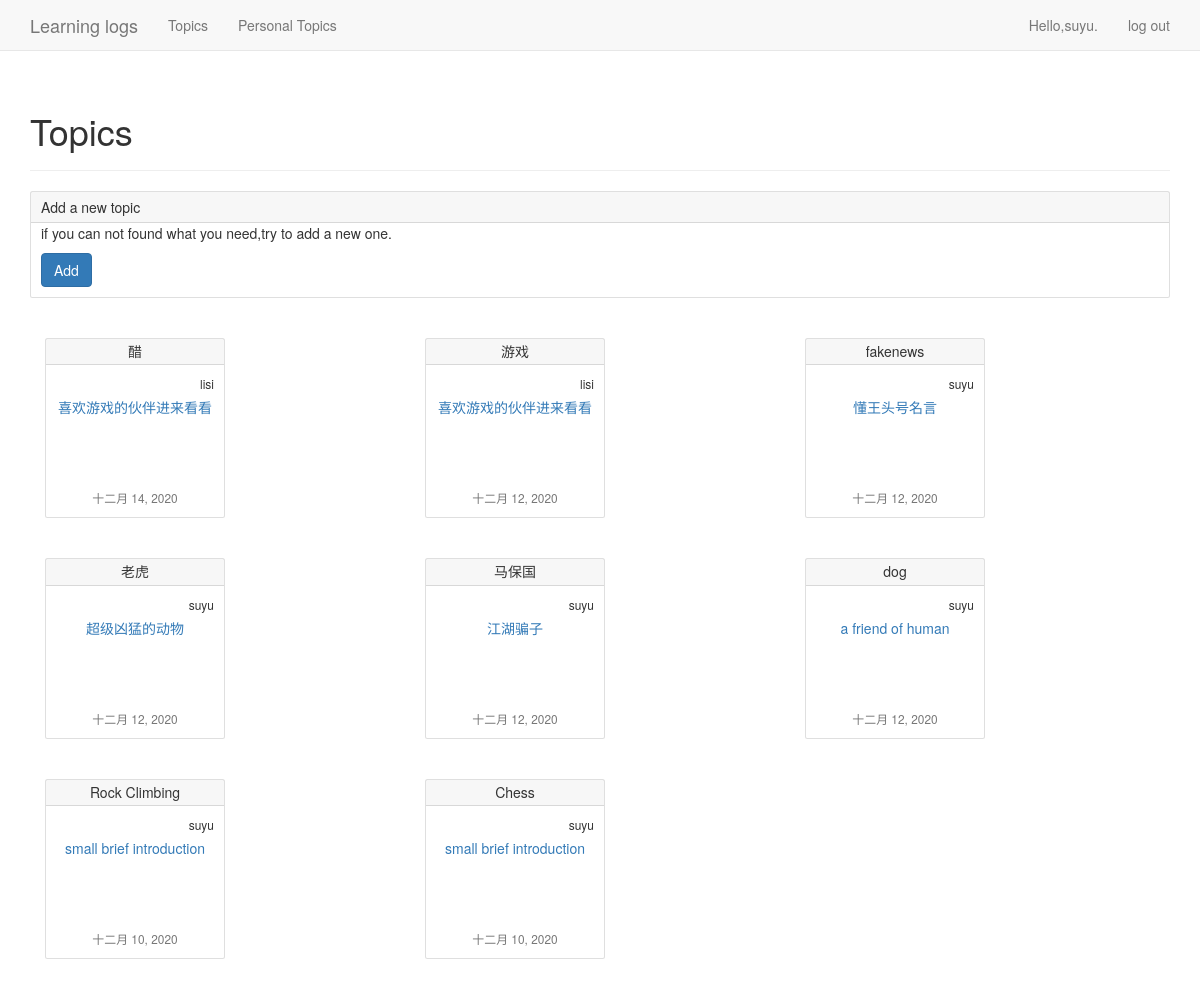
The app's page /topics/ (signed in) with its own data.
### learning_logs/models.py (models this page shows)
class Topic(models.Model):
    text = models.CharField(max_length=200)
    brief = models.CharField(max_length=100)
    date_added = models.DateTimeField(auto_now_add=True)
    owner = models.ForeignKey(User, on_delete=models.CASCADE)
    public = models.BooleanField()
    def __str__(self):
        return self.text

### learning_logs/views.py (the view)
# urls.py: path('topics/', views.topics, name='topics'),
@login_required
def topics(request):
    topics = Topic.objects.filter(public=1).order_by('-date_added')
    context = {'topics': topics}
    return render(request, 'learning_logs/topics.html', context)

### templates/learning_logs/topics.html (shortened to what this page needs)
<!DOCTYPE html>
<html lang="en" xmlns="http://www.w3.org/1999/html">
<head>
</head>
<body>
    {% extends "learning_logs/base.html" %}
    {% block header %}
        <h1>Topics</h1>
    {% endblock header %}
    {% block content %}
        <div class="card">
          <div class="card-header">
            Add a new topic
          </div>
          <div class="card-body">
            <p class="card-text">if you can not found what you need,try to add a new one.</p>
            <a href="{% url 'learning_logs:new_topic' %}" class="btn btn-primary">Add</a>
          </div>
        </div>
        {% for topic in topics %}
             <div class="col-sm-4">
                <div class="card" style="width: 18rem;"  >
                    <h5 class="card-header">{{ topic }}</h5>
                  <div class="card-body">
                      <p class="little-card-title"> {{ topic.owner}}</p>
                    <p class="little-card-text"><a href="{% url 'learning_logs:topic' topic.id %}" >{{ topic.brief }}</a></p>
                     <div class="card-footer">
                      <small class="text-muted">{{ topic.date_added|date:'M d, Y' }}</small>
                    </div>
                  </div>
                </div>
             </div>
        {% empty %}
        No topic have been added yet
        {% endfor %}
     {% endblock content %}

### templates/learning_logs/base.html (shortened to what this page needs)
{% load bootstrap3 %}
<!DOCTYPE html>
<html lang="en">
<head>
    {% bootstrap_css %}
</head>
<body>
    <nav class="navbar navbar-default navbar-static-top">
        <div class="container">
            <div class="navbar-header">
                <a class="navbar-brand" href="{%  url 'learning_logs:index' %}">
                    Learning logs
                </a>
            </div>
            <div id="navbar" class="navbar-collapse collapse">
                <ul class="nav navbar-nav">
                    <li><a href="{% url 'learning_logs:topics' %}">Topics</a> </li>
                    <li><a href="{% url 'learning_logs:personal_topic' %}">Personal Topics</a></li>
                </ul>
                <ul class="nav navbar-nav navbar-right">
                    {% if user.is_authenticated %}
                        <li><a>Hello,{{ user.username }}.</a></li>
                        <li><a href="{% url 'users:logout' %}">log out</a></li>
                    {% else %}
                        <li><a href="{% url 'users:register' %}">register</a></li>
                        <li><a href="{% url 'users:login' %}">log in</a></li>
                    {% endif %}
                </ul>
            </div>
        </div>
    </nav>
    <div class="container">
        <div class="page-header">
            {% block header %}{% endblock header %}
        </div>
        <div>
            {% block content %}{% endblock content %}
        </div>
    </div>
</body>
</html>

### templates/learning_logs/topics.html (style rules this page uses)
.card { position: relative; display: flex; flex-direction: column; min-width: 0; word-wrap: break-word; background-color: #fff; background-clip: border-box; border: 1px solid rgba(0,0,0,.125); border-radius: .25rem; margin-bottom: 4rem; }
.card-body { flex: 1 1 auto; padding: 0 1rem 1rem 1rem; }
.card-header { padding: .5rem 1rem; margin-top: 0; background-color: rgba(0,0,0,.03); border-bottom: 1px solid rgba(0,0,0,.125); }
.little-card-text { height: 80px; }
.col-sm-4 { text-align: center; }
.little-card-title { margin-bottom: .5rem; margin-top:0; font-size: 12px; text-align: right; font-weight: 500; }

### records on screen
Topic: text "醋", owner "lisi", brief "喜欢游戏的伙伴进来看看", date_added "十二月 14, 2020"
Topic: text "游戏", owner "lisi", brief "喜欢游戏的伙伴进来看看", date_added "十二月 12, 2020"
Topic: text "fakenews", owner "suyu", brief "懂王头号名言", date_added "十二月 12, 2020"
Topic: text "老虎", owner "suyu", brief "超级凶猛的动物", date_added "十二月 12, 2020"
Topic: text "马保国", owner "suyu", brief "江湖骗子", date_added "十二月 12, 2020"
Topic: text "dog", owner "suyu", brief "a friend of human", date_added "十二月 12, 2020"
Topic: text "Rock Climbing", owner "suyu", brief "small brief introduction", date_added "十二月 10, 2020"
Topic: text "Chess", owner "suyu", brief "small brief introduction", date_added "十二月 10, 2020"

### other values on screen
{{ user.username }} "suyu"
